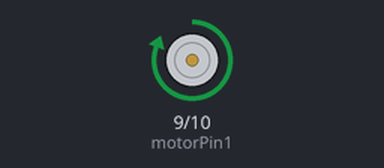
Bench run of a sketch on a simulated Arduino Uno, built with avr-gcc and run on an emulated ATmega328P. Shown: motor-driver pin pairs drawn as motors (green arrow = first pin HIGH = forward, orange = second pin HIGH = backward, longer = more drive, scaled by the enable pin).

Above: at 1.0 s.
At 2.5 s:
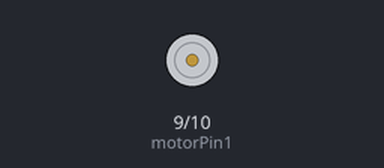
At 4.0 s:
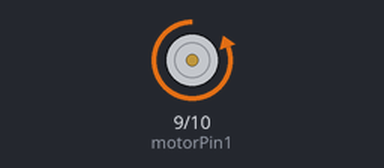
Timing chart, 0 to 7.8 s (numbered marks = the images above):
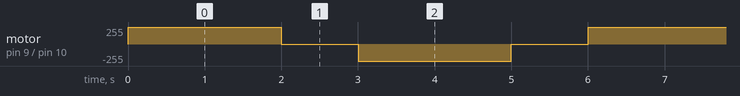

The sketch:

Program_04_DC_Motor_Control.ino
```cpp
int motorPin1 = 9;
int motorPin2 = 10;
int enablePin = 11;

void setup() {
  pinMode(motorPin1, OUTPUT);
  pinMode(motorPin2, OUTPUT);
  pinMode(enablePin, OUTPUT);
  digitalWrite(enablePin, HIGH);
}

void loop() {
  digitalWrite(motorPin1, HIGH);
  digitalWrite(motorPin2, LOW);
  delay(2000);

  digitalWrite(motorPin1, LOW);
  digitalWrite(motorPin2, LOW);
  delay(1000);

  digitalWrite(motorPin1, LOW);
  digitalWrite(motorPin2, HIGH);
  delay(2000);

  digitalWrite(motorPin1, LOW);
  digitalWrite(motorPin2, LOW);
  delay(1000);
}
```

Measured:
- by itself, motor on pin 9 (motorPin1) / pin 10 (motorPin2): repeats every 6.0 s: stopped 1.0 s, backward 255/255 2.0 s, stopped 1.0 s, forward 255/255 2.0 s
